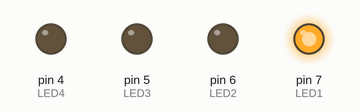
Simulated run of this sketch. Board: Arduino Uno, built with avr-gcc and run on an emulated ATmega328P. Parts: output pins drawn as LEDs (lit = HIGH).

Above: at 0.1 s.
At 0.7 s:
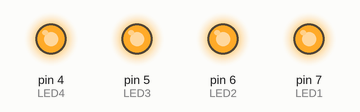
At 1.1 s:
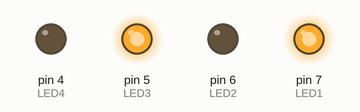
At 1.5 s:
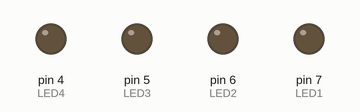
At 2.5 s:
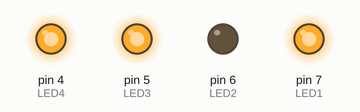
At 3.5 s:
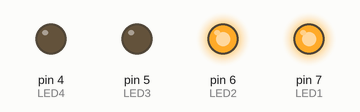
Timing chart, 0 to 3.8 s (numbered marks = the images above):
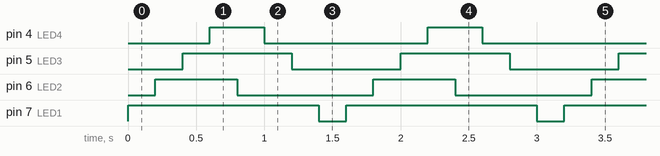

The sketch:

01_First_Program_on_Arduino_UNO.ino
```cpp
#include <Arduino.h>

// Define LED pins
const int LED1 = 7;
const int LED2 = 6;
const int LED3 = 5;
const int LED4 = 4;

void setup() {
  // Initialize all LED pins as outputs
  pinMode(LED1, OUTPUT);
  pinMode(LED2, OUTPUT);
  pinMode(LED3, OUTPUT);
  pinMode(LED4, OUTPUT);

  // Initially turn off all LEDs
  digitalWrite(LED1, LOW);
  digitalWrite(LED2, LOW);
  digitalWrite(LED3, LOW);
  digitalWrite(LED4, LOW);
}

void loop() {
  // Pattern 1: Sequential blinking (one after another)
  sequentialBlink(200);
}

// Function for sequential blinking
void sequentialBlink(int delayTime) {
  // Turn on and off each LED in sequence
  digitalWrite(LED1, HIGH);
  delay(delayTime);
  digitalWrite(LED2, HIGH);
  delay(delayTime);
  digitalWrite(LED3, HIGH);
  delay(delayTime);
  digitalWrite(LED4, HIGH);
  delay(delayTime);

  digitalWrite(LED2, LOW);
  delay(delayTime);
  digitalWrite(LED4, LOW);
  delay(delayTime);
  digitalWrite(LED3, LOW);
  delay(delayTime);
  digitalWrite(LED1, LOW);
  delay(delayTime);  // Pause before next pattern

}
```

Measured:
- by itself, pin 4 (LED4): alternates HIGH for 0.40 s and LOW for 1.2 s
- by itself, pin 5 (LED3): alternates HIGH for 0.80 s and LOW for 0.80 s
- by itself, pin 6 (LED2): alternates HIGH for 0.60 s and LOW for 1.0 s
- by itself, pin 7 (LED1): alternates HIGH for 1.4 s and LOW for 0.20 s
